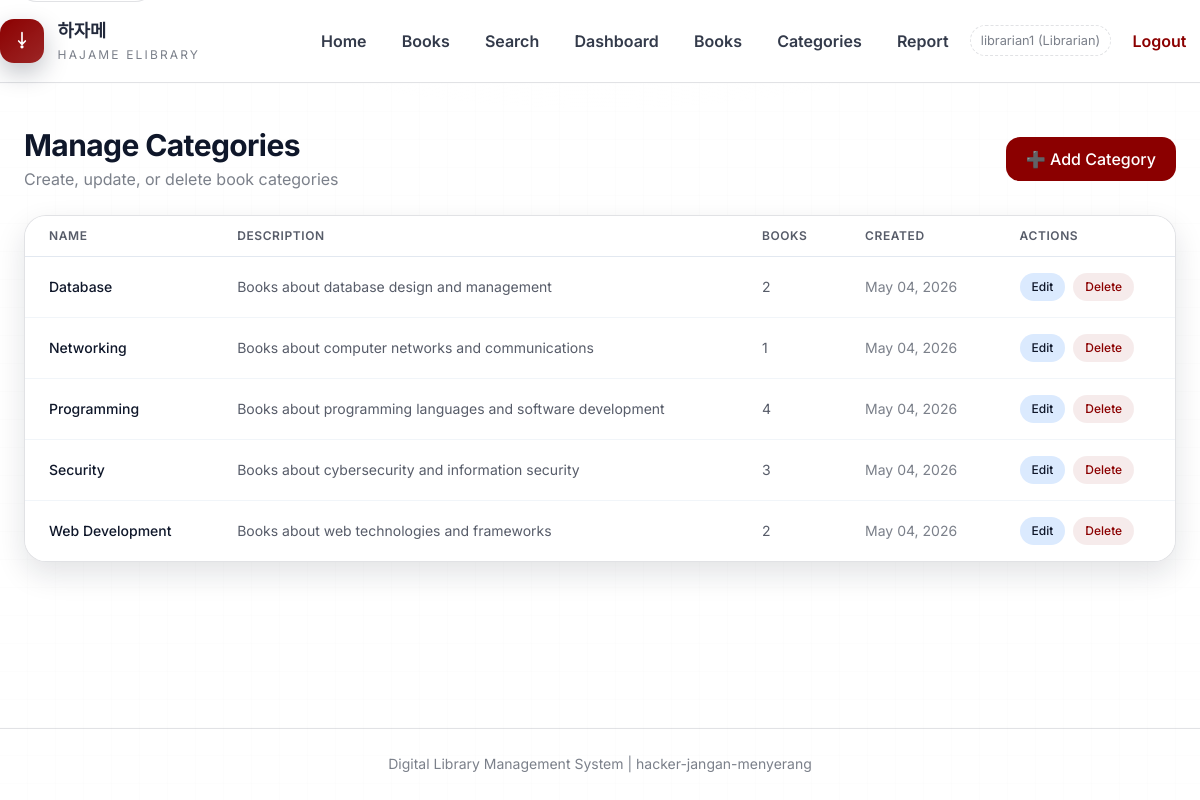
Page /librarian/categories/ (signed in) on the committed database.
### main/models.py (models this page shows, shortened)
class User(AbstractUser):
    class Role(models.TextChoices):
        MEMBER = 'member', 'Member'
        LIBRARIAN = 'librarian', 'Librarian'
        ADMIN = 'admin', 'Admin'
    role = models.CharField(
        max_length=20,
        choices=Role.choices,
        default=Role.MEMBER
    )
    employee_id = models.CharField(
        max_length=50,
        blank=True,
        null=True,
        help_text="Employee ID for Librarian role"
    )
    membership_number = models.CharField(
        max_length=50,
        blank=True,
        null=True,
        help_text="Membership number for Member role"
    )
    class Meta:
        db_table = 'users'

class Category(models.Model):
    name = models.CharField(
        max_length=100,
        validators=[RegexValidator(
            regex=r'^[a-zA-Z0-9\s\-]+$',
            message='Category name can only contain letters, numbers, spaces, and hyphens'
        )]
    )
    description = models.TextField(blank=True)
    created_at = models.DateTimeField(auto_now_add=True)
    updated_at = models.DateTimeField(auto_now=True)
    class Meta:
        db_table = 'categories'
        verbose_name_plural = 'Categories'

### main/librarian_views.py (the view)
# urls.py: path('librarian/categories/', librarian_views.category_list, name='category_list'),
@role_required('librarian')
@require_http_methods(["GET"])
def category_list(request):
    categories = Category.objects.all().order_by('name')
    return render(request, 'main/librarian_category_list.html', {
        'categories': categories,
    })

### main/templates/main/librarian_category_list.html (shortened to what this page needs)
{% extends 'main/base.html' %}
{% block content %}
<div class="space-y-6">
    <div class="flex items-center justify-between">
        <div>
            <h2 class="text-3xl font-bold text-slate-900">Manage Categories</h2>
            <p class="text-slate-500 mt-1">Create, update, or delete book categories</p>
        </div>
        <a href="{% url 'main:add_category' %}" class="px-5 py-2.5 bg-red-800 text-white font-medium rounded-lg hover:bg-red-900 transition-colors" id="add-category-btn">➕ Add Category</a>
    </div>
    <div class="bg-white border border-slate-200 rounded-2xl shadow-sm overflow-hidden">
        {% if categories %}
        <div class="overflow-x-auto">
            <table class="min-w-full divide-y divide-slate-200">
                <thead class="bg-slate-50">
                    <tr>
                        <th class="px-6 py-3 text-left text-xs font-semibold text-slate-600 uppercase tracking-wider">Name</th>
                        <th class="px-6 py-3 text-left text-xs font-semibold text-slate-600 uppercase tracking-wider">Description</th>
                        <th class="px-6 py-3 text-left text-xs font-semibold text-slate-600 uppercase tracking-wider">Books</th>
                        <th class="px-6 py-3 text-left text-xs font-semibold text-slate-600 uppercase tracking-wider">Created</th>
                        <th class="px-6 py-3 text-left text-xs font-semibold text-slate-600 uppercase tracking-wider">Actions</th>
                    </tr>
                </thead>
                <tbody class="bg-white divide-y divide-slate-100">
                    {% for cat in categories %}
                    <tr class="hover:bg-slate-50 transition-colors" id="category-row-{{ cat.id }}">
                        <td class="px-6 py-4 text-sm font-medium text-slate-900">{{ cat.name }}</td>
                        <td class="px-6 py-4 text-sm text-slate-600">{{ cat.description|default:"-"|truncatewords:15 }}</td>
                        <td class="px-6 py-4 text-sm text-slate-600">{{ cat.books.count }}</td>
                        <td class="px-6 py-4 text-sm text-slate-500">{{ cat.created_at|date:"M d, Y" }}</td>
                        <td class="px-6 py-4">
                            <div class="flex gap-2">
                                <a href="{% url 'main:update_category' cat.id %}" class="px-3 py-1.5 bg-blue-100 text-blue-700 text-xs font-medium rounded-lg hover:bg-blue-200 transition-colors" id="edit-cat-{{ cat.id }}">Edit</a>
                                <form method="post" action="{% url 'main:delete_category' cat.id %}" onsubmit="return confirm('Delete category \'{{ cat.name }}\'? Books in this category will become uncategorized.');">
                                    <button type="submit" class="px-3 py-1.5 bg-red-100 text-red-700 text-xs font-medium rounded-lg hover:bg-red-200 transition-colors" id="delete-cat-{{ cat.id }}">Delete</button>
                                </form>
                            </div>
                        </td>
                    </tr>
                    {% endfor %}
                </tbody>
            </table>
        </div>
        {% endif %}
    </div>
</div>
{% endblock %}

### main/templates/main/base.html (shortened to what this page needs)
{% load static %}
<!DOCTYPE html>
<html lang="en">
<head>
    <script src="https://cdn.tailwindcss.com"></script>
    <link rel="stylesheet" href="{% static 'css/style.css' %}">
</head>
<body class="app-shell bg-white text-slate-800 min-h-screen flex flex-col">
    <header class="site-header">
        <div class="container-custom header-row">
            <a href="{% url 'main:landing' %}" class="brand-link">
                <span class="brand-mark" aria-hidden="true">
                    <svg viewBox="0 0 24 24" class="w-4 h-4 text-white" fill="none" stroke="currentColor" stroke-width="2">
                        <path d="M12 2L12 16M12 16L8 12M12 16L16 12" stroke-linecap="round" stroke-linejoin="round"></path>
                        <circle cx="12" cy="19" r="1"></circle>
                    </svg>
                </span>
                <span class="brand-text">
                    <span class="brand-title">하자메</span>
                    <span class="brand-sub">Hajame eLibrary</span>
                </span>
            </a>
            <nav class="site-nav">
                <a href="{% url 'main:landing' %}" class="nav-link">Home</a>
                <a href="{% url 'main:book_list' %}" class="nav-link">Books</a>
                <a href="{% url 'main:search_books' %}" class="nav-link">Search</a>
                {% if user.is_authenticated %}
                    {% if user.role == 'member' %}
                        <a href="{% url 'main:member_dashboard' %}" class="nav-link">Dashboard</a>
                        <a href="{% url 'main:borrow_history' %}" class="nav-link">My History</a>
                    {% elif user.role == 'librarian' %}
                        <a href="{% url 'main:librarian_dashboard' %}" class="nav-link">Dashboard</a>
                        <a href="{% url 'main:book_management_list' %}" class="nav-link">Books</a>
                        <a href="{% url 'main:category_list' %}" class="nav-link">Categories</a>
                        <a href="{% url 'main:generate_report' %}" class="nav-link">Report</a>
                    {% elif user.role == 'admin' %}
                        <a href="{% url 'main:admin_dashboard' %}" class="nav-link">Dashboard</a>
                        <a href="{% url 'main:lockout_admin' %}" class="nav-link">Admin Panel</a>
                    {% endif %}
                    <span class="nav-meta">{{ user.username }} ({{ user.get_role_display }})</span>
                    <a href="{% url 'main:logout' %}" class="nav-link nav-ghost">Logout</a>
                {% else %}
                    <a href="{% url 'main:login' %}" class="nav-cta">Login</a>
                {% endif %}
            </nav>
        </div>
    </header>
    <main id="main-content" class="site-main flex-1">
        <div class="container-custom">
            {% block content %}{% endblock %}
        </div>
    </main>
    <footer class="site-footer">
        <div class="container-custom text-center text-sm">
            <p>Digital Library Management System | hacker-jangan-menyerang</p>
        </div>
    </footer>
</body>
</html>

### rows in the picture
User: username "librarian1", role "Librarian"
Category: name "Database", description "Books about database design and management", books.count "2", created_at "May 04, 2026"
Category: name "Networking", description "Books about computer networks and communications", books.count "1", created_at "May 04, 2026"
Category: name "Programming", description "Books about programming languages and software development", books.count "4", created_at "May 04, 2026"
Category: name "Security", description "Books about cybersecurity and information security", books.count "3", created_at "May 04, 2026"
Category: name "Web Development", description "Books about web technologies and frameworks", books.count "2", created_at "May 04, 2026"
